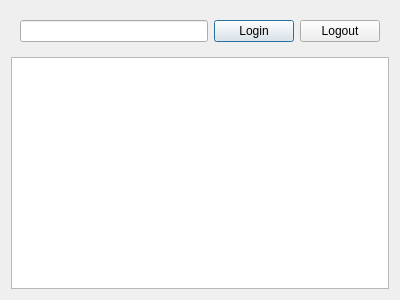
<?xml version="1.0" encoding="UTF-8"?>
<ui version="4.0">
 <class>dock_login</class>
 <widget class="QWidget" name="dock_login">
  <property name="geometry">
   <rect>
    <x>0</x>
    <y>0</y>
    <width>400</width>
    <height>300</height>
   </rect>
  </property>
  <property name="windowTitle">
   <string>Form</string>
  </property>
  <layout class="QVBoxLayout" name="verticalLayout">
   <item>
    <widget class="QWidget" name="widget" native="true">
     <layout class="QHBoxLayout" name="horizontalLayout">
      <item>
       <widget class="QLineEdit" name="champ_login"/>
      </item>
      <item>
       <widget class="QPushButton" name="bouton_login">
        <property name="text">
         <string>Login</string>
        </property>
        <property name="autoDefault">
         <bool>true</bool>
        </property>
        <property name="default">
         <bool>true</bool>
        </property>
       </widget>
      </item>
      <item>
       <widget class="QPushButton" name="bouton_logout">
        <property name="text">
         <string>Logout</string>
        </property>
       </widget>
      </item>
     </layout>
    </widget>
   </item>
   <item>
    <widget class="QTextEdit" name="historique">
     <property name="readOnly">
      <bool>true</bool>
     </property>
    </widget>
   </item>
  </layout>
 </widget>
 <resources/>
 <connections/>
</ui>
